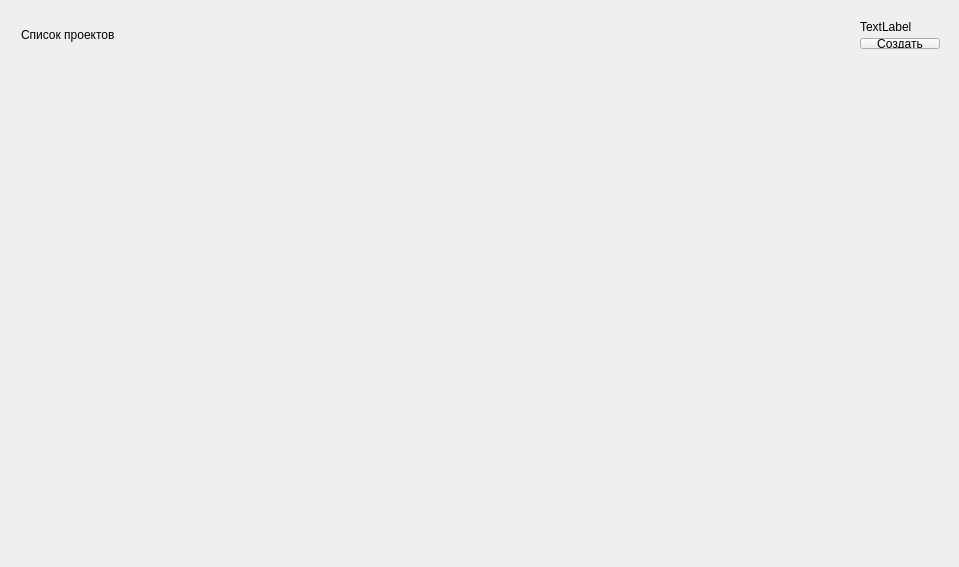
<?xml version="1.0" encoding="UTF-8"?>
<ui version="4.0">
 <class>ProjectWindowClass</class>
 <widget class="QWidget" name="ProjectWindowClass">
  <property name="geometry">
   <rect>
    <x>0</x>
    <y>0</y>
    <width>959</width>
    <height>567</height>
   </rect>
  </property>
  <property name="windowTitle">
   <string>ProjectWindow</string>
  </property>
  <widget class="QWidget" name="layoutWidget">
   <property name="geometry">
    <rect>
     <x>10</x>
     <y>60</y>
     <width>941</width>
     <height>481</height>
    </rect>
   </property>
   <layout class="QVBoxLayout" name="projectsLayout"/>
  </widget>
  <widget class="QWidget" name="layoutWidget">
   <property name="geometry">
    <rect>
     <x>10</x>
     <y>10</y>
     <width>941</width>
     <height>50</height>
    </rect>
   </property>
   <layout class="QHBoxLayout" name="horizontalLayout">
    <item>
     <widget class="QLabel" name="listProjectsLbl">
      <property name="text">
       <string>Список проектов</string>
      </property>
     </widget>
    </item>
    <item>
     <spacer name="horizontalSpacer">
      <property name="orientation">
       <enum>Qt::Orientation::Horizontal</enum>
      </property>
      <property name="sizeHint" stdset="0">
       <size>
        <width>40</width>
        <height>20</height>
       </size>
      </property>
     </spacer>
    </item>
    <item>
     <layout class="QVBoxLayout" name="verticalLayout">
      <item>
       <widget class="QLabel" name="dateLbl">
        <property name="text">
         <string>TextLabel</string>
        </property>
       </widget>
      </item>
      <item>
       <widget class="QPushButton" name="createBtn">
        <property name="text">
         <string>Создать</string>
        </property>
       </widget>
      </item>
     </layout>
    </item>
   </layout>
  </widget>
 </widget>
 <layoutdefault spacing="6" margin="11"/>
 <resources/>
 <connections/>
</ui>
